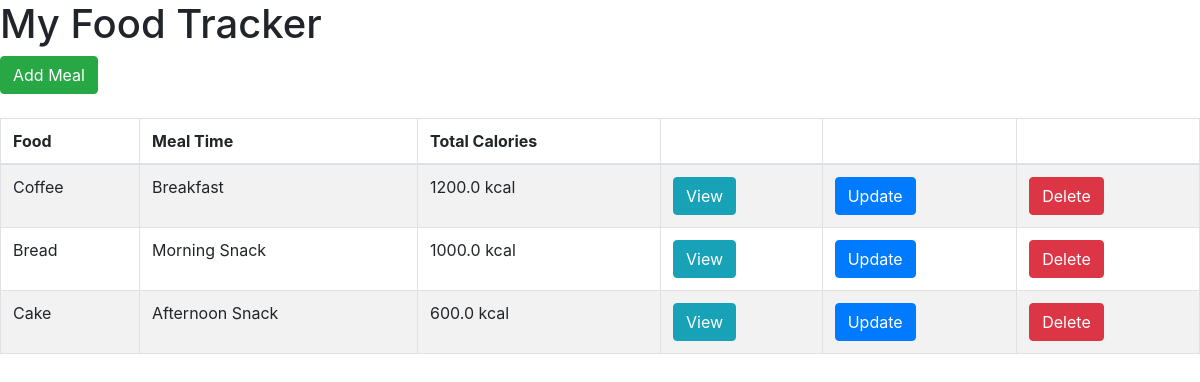
The page / on the database its author committed.
### food/models.py (models this page shows, shortened)
class Meal(models.Model):
	BREAKFAST = 1
	MORNING_SNACK = 2
	LUNCH = 3
	AFTERNOON_SNACK = 4
	DINNER = 5
	EVENING_SNACK = 6
	MEAL_TIME_TYPES = (
		(BREAKFAST, "Breakfast"),
		(MORNING_SNACK, "Morning Snack"),
		(LUNCH, "Lunch"),
		(AFTERNOON_SNACK, "Afternoon Snack"),
		(DINNER, "Dinner"),
		(EVENING_SNACK, "Evening Snack")
	)
	food = models.ForeignKey(Food, verbose_name="Food",on_delete = models.CASCADE)
	serving_size = models.IntegerField(verbose_name="Serving Size")
	meal_time = models.IntegerField(verbose_name="Meal Time", choices=MEAL_TIME_TYPES)
	def get_total_calories(self):
		return self.serving_size * self.food.calories

class Food(models.Model):
	name = models.CharField(verbose_name="Food Name", max_length=200)
	calories = models.FloatField(verbose_name="Calories (kcal)")
	total_fat = models.FloatField(verbose_name="Total Fat (g)")
	saturated_fat = models.FloatField(verbose_name="Saturated Fat (g)")
	cholesterol = models.FloatField(verbose_name="Cholesterol (mg)")
	sodium = models.FloatField(verbose_name="Sodium (mg)")
	total_carbohydrate = models.FloatField(verbose_name="Total Carbohydrate (g)")
	dietary_fibre = models.FloatField(verbose_name="Dietary Fibre (g)")
	sugar = models.FloatField(verbose_name="Sugar (g)")
	protein = models.FloatField(verbose_name="Protein (g)")

### food/views.py (the view)
# urls.py: url(r'^$', index, name='index'), # ^$ will match an empty string
def index(request):
    template = 'list.html'
    meals = Meal.objects.all()
    context = {
         'meals': meals,
    }
    return render(request, template, context)

### templates/list.html (shortened to what this page needs)
<html>
	<head>
		<link rel="stylesheet" href="https://stackpath.bootstrapcdn.com/bootstrap/4.1.1/css/bootstrap.min.css">
	</head>
	<body>
		<h1>My Food Tracker</h1>
		<a href="{% url 'food:add-meal' %}" class="btn btn-success">Add Meal</a> <br /><br />
		<table class="table table-striped table-bordered">
			<thead>
				<tr>
					<th>Food</th>
					<th>Meal Time</th>
					<th>Total Calories</th>
					<th></th>
					<th></th>
					<th></th>
				</tr>
			</thead>
			<tbody>
				{% for meal in meals %}
				<tr>
					<td>{{ meal.food.name }}</td>
					<td>{{ meal.get_meal_time_display }}</td>
					<td>{{ meal.get_total_calories }} kcal</td>
					<td>
						<a href="{% url 'food:view-meal' meal.id %}"class="btn btn-info">View</a>
					</td>
					<td>
						<a href="{% url 'food:update-meal' meal.id %}" class="btn btn-primary">Update</a>
					</td>
					<td>
						<a href="{% url 'food:delete-meal' meal.id %}" class="btn btn-danger">Delete</a>
					</td>
				</tr>
				{% empty %}
				<tr>
					<td colspan=6>No meals yet</td>
				</tr>
				{% endfor %}
			</tbody>
		</table>
	</body>
</html>

### rows shown on the page
Meal: food.name "Coffee", meal_time "Breakfast", get_total_calories "1200.0"
Meal: food.name "Bread", meal_time "Morning Snack", get_total_calories "1000.0"
Meal: food.name "Cake", meal_time "Afternoon Snack", get_total_calories "600.0"
